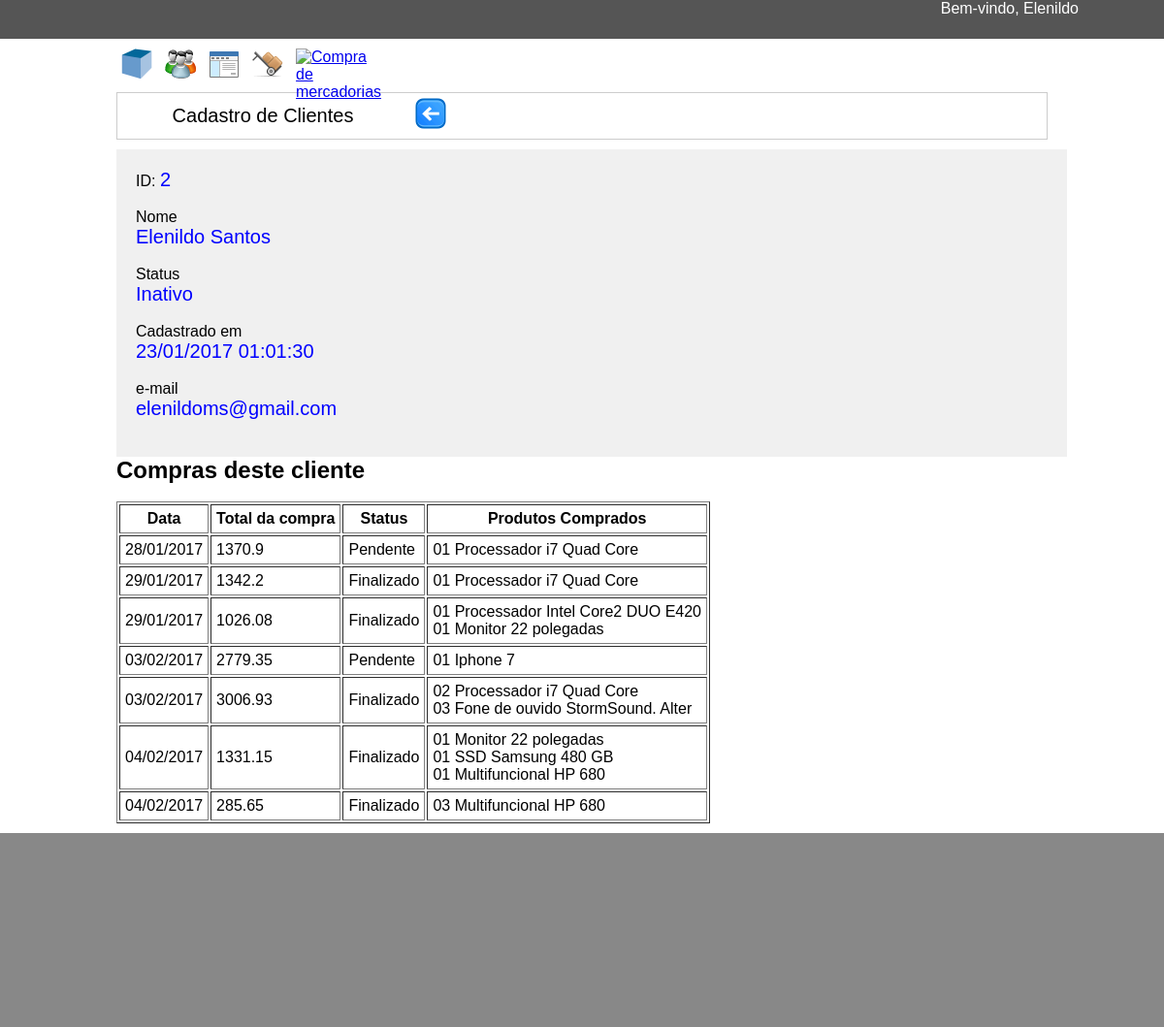
The app's page /admin/cliente.php?id=2 (signed in) with its own data.
### tables this page shows
CREATE TABLE `clientes` (
  `id` bigint(20) UNSIGNED NOT NULL,
  `email` varchar(128) NOT NULL,
  `nome` varchar(64) NOT NULL,
  `sobrenome` varchar(64) NOT NULL,
  `senha` varchar(32) NOT NULL,
  `ativo` tinyint(1) NOT NULL DEFAULT '1',
  `data` timestamp NOT NULL DEFAULT CURRENT_TIMESTAMP,
  `cpf` varchar(14) NOT NULL,
  `celular` varchar(15) NOT NULL,
  `telefone` varchar(15) NOT NULL,
  `cep` varchar(10) NOT NULL,
  `rua` varchar(128) NOT NULL,
  `numero` varchar(6) NOT NULL,
  `bairro` varchar(128) NOT NULL,
  `cidade` varchar(64) NOT NULL,
  `uf` varchar(2) NOT NULL
);

CREATE TABLE `pedidos` (
  `id` bigint(20) UNSIGNED NOT NULL,
  `id_cliente` int(11) NOT NULL,
  `data` timestamp NOT NULL DEFAULT CURRENT_TIMESTAMP,
  `subtotal` float NOT NULL,
  `frete` float NOT NULL,
  `desconto` float NOT NULL,
  `total` float NOT NULL,
  `status` varchar(10) NOT NULL,
  `formapg` varchar(10) NOT NULL
);

CREATE TABLE `item_pedido` (
  `id` bigint(20) UNSIGNED NOT NULL,
  `id_pedido` int(11) NOT NULL,
  `id_produto` int(11) NOT NULL,
  `preco` float NOT NULL,
  `quantidade` int(11) NOT NULL
);

CREATE TABLE `produtos` (
  `id` bigint(20) UNSIGNED NOT NULL,
  `nome` varchar(32) NOT NULL,
  `descricao` varchar(64) NOT NULL,
  `preco` float NOT NULL,
  `estoque` int(11) NOT NULL,
  `detalhes` text NOT NULL,
  `imagem` varchar(32) NOT NULL,
  `destaque` tinyint(1) NOT NULL,
  `id_sub` int(11) NOT NULL
);

### admin/cliente.php (the view, shortened to what this page needs)
<!DOCTYPE html>
<?php include_once "../inc_conexao.php"; ?>
<html>
	<head>
		<link rel="stylesheet" href="css/estilo_adm.css">
	</head>
	<body>
		<?php
			$guia = "Clientes";
			$id = $_GET["id"];
			$resultado = mysqli_query($conexao, "SELECT * FROM clientes WHERE id='$id'");
			$registro = mysqli_fetch_assoc($resultado);
			$nome = $registro["nome"];
			$sobrenome = $registro["sobrenome"];
			$email = $registro["email"];
			$data = $registro["data"];
			$ativo = $registro["ativo"];
		?>
		<div class="container">
			<div class="navbar_adm">
				<div style="float:left; width:300px; padding-top:12px;">
					<span>Cadastro de <?php echo $guia ?></span>
				</div>
				<div class="barra_btn">
					<a href="clientes.php"><img src="img/voltar.png" title="Voltar"></a>
				</div>
			</div>
		</div>
		<div class="container">
			<div class="detalhe">
				<label>ID: </label>
				<span><?php if(isset($id))echo $id ?></span><br><br>
				<label>Nome</label><br>
				<span><?php echo "$nome $sobrenome"; ?></span><br><br>
				<label>Status</label><br>
				<span><?php echo ($ativo > 0)? 'Ativo' : 'Inativo'; ?></span><br><br>
				<label>Cadastrado em</label><br>
				<span><?php echo date('d/m/Y H:m:i',strtotime($data)) ?></span><br><br>
				<label>e-mail</label><br>
				<span><?php echo $email; ?></span><br><br>
			</div>
			<?php
				$pedidos = mysqli_query($conexao, "SELECT id,data,total,status FROM pedidos WHERE id_cliente='$id'");
				$qtd_ped = mysqli_num_rows($pedidos);
				if($qtd_ped > 0){
					echo "<h2>Compras deste cliente</h2><br>";
					echo "<table border='1' cellpadding='5'><tr><th>Data</th><th>Total da compra</th><th>Status</th><th>Produtos Comprados</th></tr>";
					while($reg = mysqli_fetch_assoc($pedidos)){
						$data = date('d/m/Y', strtotime($reg['data']));
						echo "<tr><td>{$data}</td><td>{$reg['total']}</td><td>{$reg['status']}</td><td>";
						$sql = "SELECT p.nome as nome, i.quantidade
								FROM produtos p, item_pedido i
								WHERE i.id_pedido = {$reg['id']} and i.id_produto = p.id";
						$itens = mysqli_query($conexao, $sql);
						while($item = mysqli_fetch_assoc($itens)){
							echo "0{$item['quantidade']} {$item['nome']}<br>";
						}
						echo "</td></tr>";
					}
					echo "</table>";
				}
			?>
		</div>
	</body>
</html>

### admin/css/estilo_adm.css (style rules this page uses)
* { margin:0; font-family: Arial }
.container { margin:0 auto; width:80%; margin-top:10px; margin-bottom:10px; }
.barra_topo { width:100%; height:40px; background-color:#555; margin-bottom:5px; }
.barra_adm { margin:0 auto; width:80%; height:40px; }
.barra_btn { width:35px; height:35px; padding:5px; float:left; }
.navbar_adm { text-align:center; border:1px solid #ccc; font-size:20px; height:47px; }
.rodape { width:100%; height:200px; background-color:#888; float:left; }
.detalhe { width:940px; padding:20px; background-color:#f0f0f0; float:left; }
.detalhe span { font-size:20px; color:blue; }

### records on screen
clientes: nome "Elenildo", sobrenome "Santos", data "23/01/2017 01:01:30", email "elenildoms@gmail.com"
pedidos: data "28/01/2017", total "1370.9", status "Pendente"
item_pedido: quantidade "1", id_produto.nome "Processador i7 Quad Core"
pedidos: data "29/01/2017", total "1342.2", status "Finalizado"
item_pedido: quantidade "1", id_produto.nome "Processador i7 Quad Core"
pedidos: data "29/01/2017", total "1026.08", status "Finalizado"
item_pedido: quantidade "1", id_produto.nome "Processador Intel Core2 DUO E420"
item_pedido: quantidade "1", id_produto.nome "Monitor 22 polegadas"
pedidos: data "03/02/2017", total "2779.35", status "Pendente"
item_pedido: quantidade "1", id_produto.nome "Iphone 7"
pedidos: data "03/02/2017", total "3006.93", status "Finalizado"
item_pedido: quantidade "2", id_produto.nome "Processador i7 Quad Core"
item_pedido: quantidade "3", id_produto.nome "Fone de ouvido StormSound. Alter"
pedidos: data "04/02/2017", total "1331.15", status "Finalizado"
item_pedido: quantidade "1", id_produto.nome "Monitor 22 polegadas"
item_pedido: quantidade "1", id_produto.nome "SSD Samsung 480 GB"
item_pedido: quantidade "1", id_produto.nome "Multifuncional HP 680"
pedidos: data "04/02/2017", total "285.65", status "Finalizado"
item_pedido: quantidade "3", id_produto.nome "Multifuncional HP 680"

### other values on screen
$guia "Clientes"
$id "2"
